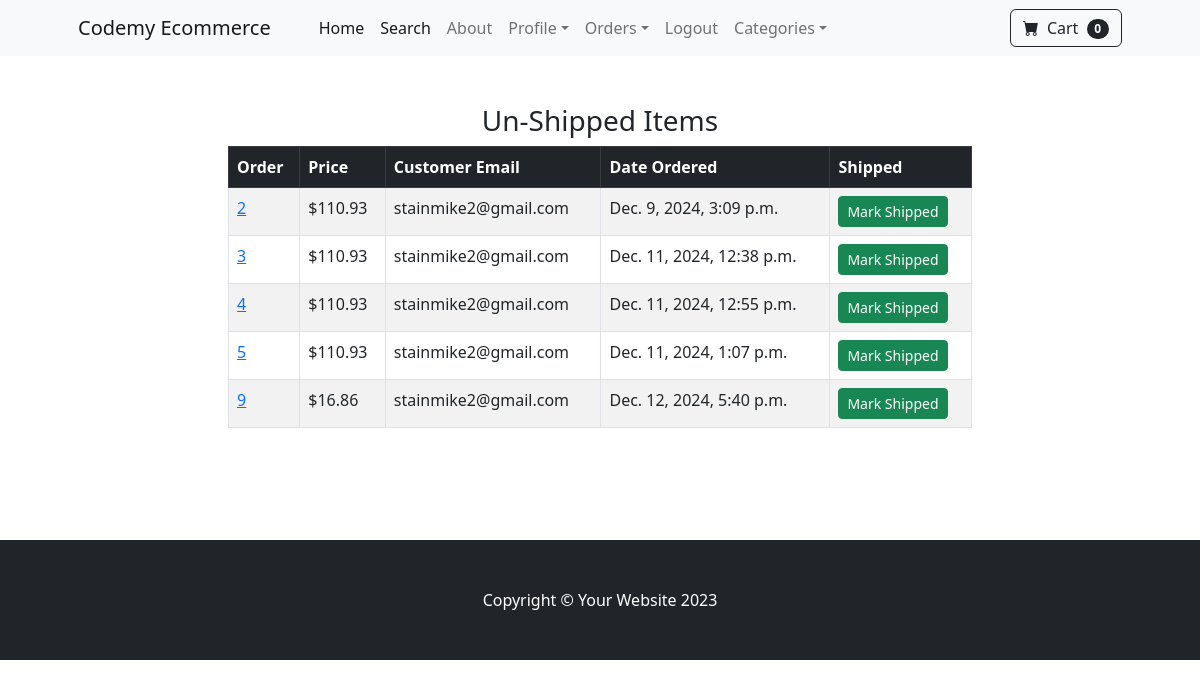
Page /payment/not_shipped_dash (signed in) on the committed database.
### payment/models.py (models this page shows, shortened)
class Order(models.Model):
	user = models.ForeignKey(User, on_delete=models.CASCADE, null=True, blank=True)
	full_name = models.CharField(max_length=250)
	email = models.EmailField(max_length=250)
	shipping_address = models.TextField(max_length=15000)
	amount_paid = models.DecimalField(max_digits=7, decimal_places=2)
	date_ordered = models.DateTimeField(auto_now_add=True)
	shipped = models.BooleanField(default=False)
	date_shipped = models.DateTimeField(blank=True, null=True)

### payment/views.py (the view, shortened to what this page needs)
# urls.py: path('not_shipped_dash', views.not_shipped_dash, name="not_shipped_dash"),
def not_shipped_dash(request):
	if request.user.is_authenticated and request.user.is_superuser:
		orders = Order.objects.filter(shipped=False)
		return render(request, "payment/not_shipped_dash.html", {"orders":orders})
	else:
		messages.success(request, "Access Denied")
		return redirect('home')

### cart/cart.py (called while the page is built)
	def __len__(self):
		return len(self.cart)

### cart/context_processors.py (called while the page is built)
def cart(request):
	return {'cart': Cart(request)}

### payment/templates/payment/not_shipped_dash.html (shortened to what this page needs)
{% extends 'base.html' %}
{% block content %}
        <div class="container">
        	<div class="row">
        		<center>
        			<div class="col-8">
        				<br/><br/>
<h3>Un-Shipped Items</h3>
<table class="table table-striped table-hover table-bordered">
  <thead class="table-dark">
    <tr>
      <th scope="col">Order</th>
      <th scope="col">Price</th>
      <th scope="col">Customer Email</th>
      <th scope="col">Date Ordered</th>
      <th scope="col">Shipped</th>
    </tr>
  </thead>
  <tbody>
  	{% for item in orders %}
    <tr>
      <td><a href="{% url 'orders' item.id %}">{{ item.id }}</a></td>
      <td>${{ item.amount_paid }}</td>
      <td>{{ item.email }}</td>
      <td>{{ item.date_ordered }}</td>
      <td>
        <form method="POST">
          <button type="Submit" class="btn btn-success btn-sm">Mark Shipped</button>
        </form>
      </td>
    </tr>
    {% endfor %}
  </tbody>
</table>
<br/><br/>
<br/><br/>
        			</div>
        		</center>
        	</div>
        </div>
{% endblock %}

### rows in the picture
Order: id "2", amount_paid "110.93", email "stainmike2@gmail.com", date_ordered "Dec. 9, 2024, 3:09 p.m."
Order: id "3", amount_paid "110.93", email "stainmike2@gmail.com", date_ordered "Dec. 11, 2024, 12:38 p.m."
Order: id "4", amount_paid "110.93", email "stainmike2@gmail.com", date_ordered "Dec. 11, 2024, 12:55 p.m."
Order: id "5", amount_paid "110.93", email "stainmike2@gmail.com", date_ordered "Dec. 11, 2024, 1:07 p.m."
Order: id "9", amount_paid "16.86", email "stainmike2@gmail.com", date_ordered "Dec. 12, 2024, 5:40 p.m."

### other values in the picture
{{ cart|length }} "0"
